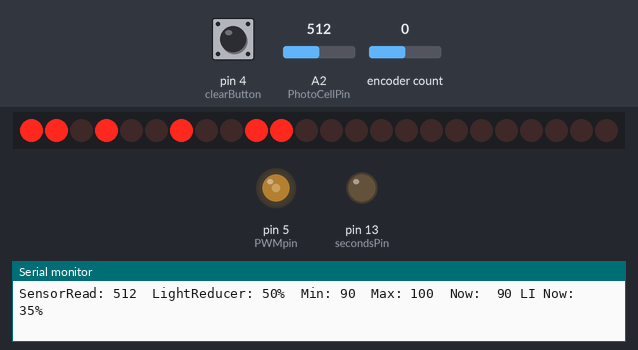
Simulated run of this sketch. Board: Arduino Uno, built with avr-gcc and run on an emulated ATmega328P. Parts: 24 shift-register outputs drawn as a row of LEDs (first output left, lit = HIGH), output pins drawn as LEDs (lit = HIGH), the last lines printed to the serial monitor. Wiring (inferred from the names in the program): 3 × shift register (74HC595): data pin 10; shift clock pin 12; latch pin 11. Wiring (inferred from the signals the program sends): row of LEDs: on Q0, Q1, Q2, Q3, Q4, Q5, Q6, Q7, Q8, Q9, Q10, Q11, Q12, Q13, Q14, Q15, Q16, Q17, Q18, Q19, Q20, Q21, Q22, Q23. Dashed ring = blinking. Inputs (shaded band) come from the test bench; at power-on: pin 4 (clearButton) HIGH, encoder count 0, A2 (PhotoCellPin) = 512. The local clock reads 2024-03-15 10:24:30 at power-on unless the sketch sets it; EEPROM starts erased; pins used as bus, display or sensor lines are not drawn.

Above: at 9.2 s.
9.3 s: pin 4 (clearButton) pulled LOW for 0.15 s
At 9.7 s:
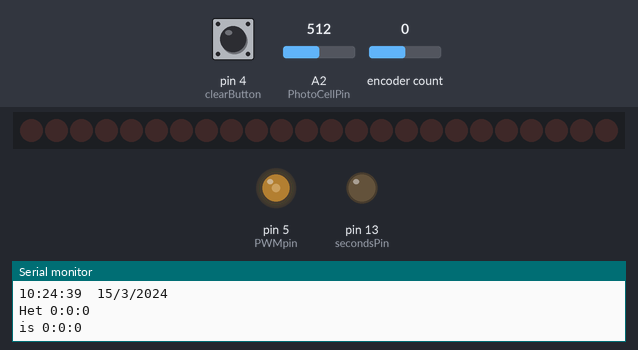
10.0 s: encoder count set to -1
At 10.01 s:
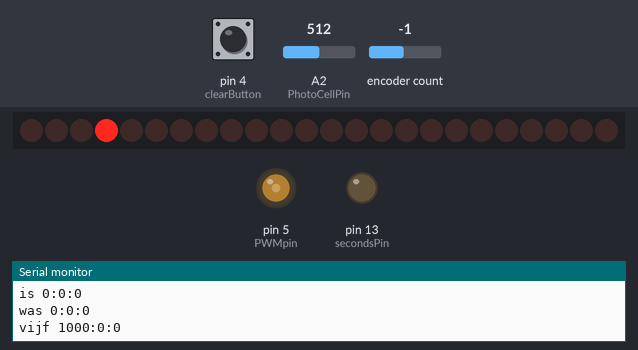
12.2 s: A2 (PhotoCellPin) set to 122
14.4 s: A2 (PhotoCellPin) set to 306
17.8 s: encoder count set to -2
At 19.1 s:
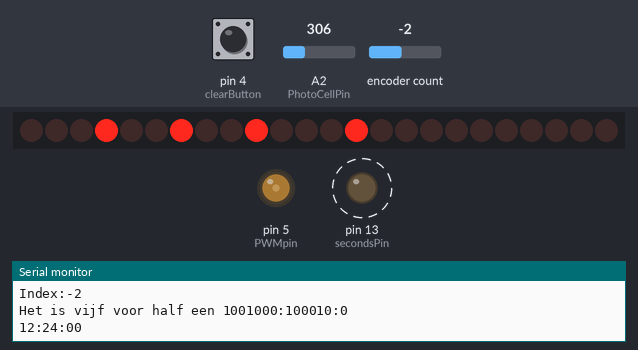
19.7 s: encoder count set to -3
At 20.6 s:
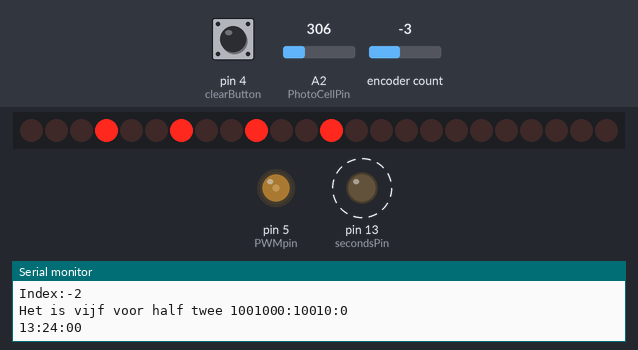
Timing chart, 0 to 22.7 s (numbered marks = the images above; inputs shaded):
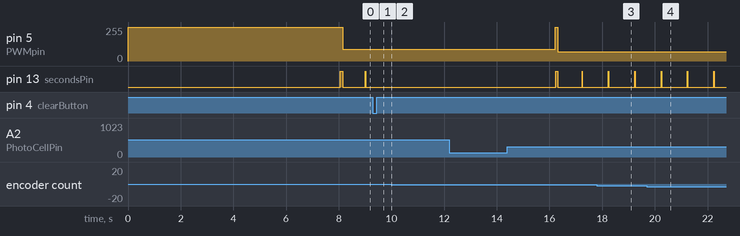

The sketch:

Character_Clock_V065_KlokZW-rotary.ino
```cpp
// ==============================================================================================================================
// Title ..........: Woordklok
// Author(s) ......: Ed Nieuwenhuys
// ===============================================================================================================================

#include <Wire.h>
#include <SPI.h>
#include <RTClib.h>
#include <Encoder.h>
#include <EEPROM.h>

#define HET	    Serial.print("Het ");       Display1=Display1 | (Toggle_HetWasIs<<0)
#define IS	    Serial.print("is ");        Display1=Display1 | (Toggle_HetWasIs<<1)
#define WAS	    Serial.print("was ");       Display1=Display1 | (Toggle_HetWasIs<<2)
#define MVIJF	  Serial.print("vijf ");      Display1=Display1 | (1<<3)
#define MTIEN   Serial.print("tien ");      Display1=Display1 | (1<<4)
#define KWART	  Serial.print("kwart ");     Display1=Display1 | (1<<5)
#define VOOR	  Serial.print("voor ");      Display1=Display1 | (1<<6)
#define OVER	  Serial.print("over ");      Display1=Display1 | (1<<7)

#define PRECIES Serial.print("precies ");   Display2=Display2 | (1<<0)
#define HALF	  Serial.print("half ");      Display2=Display2 | (1<<1)
#define ELF	    Serial.print("elf ");       Display2=Display2 | (1<<2)
#define VIJF	  Serial.print("vijf ");      Display2=Display2 | (1<<3)
#define TWEE	  Serial.print("twee ");      Display2=Display2 | (1<<4)
#define EEN	    Serial.print("een ");       Display2=Display2 | (1<<5)
#define VIER	  Serial.print("vier ");      Display2=Display2 | (1<<6)
#define TIEN	  Serial.print("tien ");      Display2=Display2 | (1<<7)

#define TWAALF	Serial.print("twaalf ");    Display3=Display3 | (1<<0)
#define DRIE	  Serial.print("drie ");      Display3=Display3 | (1<<1)
#define NEGEN	  Serial.print("negen ");     Display3=Display3 | (1<<2)
#define ACHT	  Serial.print("acht ");      Display3=Display3 | (1<<3)
#define ZES	    Serial.print("zes ");       Display3=Display3 | (1<<4)
#define ZEVEN	  Serial.print("zeven ");     Display3=Display3 | (1<<5)
#define UUR	    Serial.print("uur ");       Display3=Display3 | (1<<6)
#define EDSOFT	Serial.print("Edsoft ");    Display3=Display3 | (1<<7)

// Digital hardware constants ----
enum PinAssignments {
  encoderPinB  = 2,               // left (labeled CLK on decoder)
  encoderPinA  = 3,               // right (labeled DT on decoder)
  clearButton  = 4,               // switch (labeled SW on decoder)
  PWMpin       = 5,               // Pin that controle PWM signal on BC327 transistor to dim light
  Empty6       = 6,               //
  Empty7       = 7,               //
  Empty        = 8,               //
  AMPMpin      = 9,               // define pin voor AM PM Led
  LEDDataPin   = 10,              // blauw
  LEDStrobePin = 11,              // groen
  LEDClockPin  = 12,              // geel
  secondsPin   = 13
};
// Analogue hardware constants ---
int PhotoCellPin = 2;             //define a Analogue pin for Photo resistor input

#define BRIGHTNESS  200           // BRIGHTNESS 0 - 255
byte BrightnessCalcFromLDR = BRIGHTNESS;

//KY-040 rotary encoder ----------
Encoder myEnc(2, 3);
long oldPosition  = -999;
long Looptime, Time;
                                  // Photocell ---------------------
byte RotaryPress  = 1;
unsigned long RotaryPressTimer = 0;
float LightReducer = 1.00 ;       // Factor to dim ledintensity with. Between 0.1 and 1 in steps of 0.05
int OutPhotocell;                 // stores reading of photocell;
int MinPhotocell=100;             // stores minimum reading of photocell;
int MaxPhotocell=100;             // stores maximum reading of photocell;
                                  // Clock -------------------------
static unsigned long msTick =0;   // the number of millisecond ticks since we last incremented the second counter
int  count;
int  Delaytime = 200;
byte Display1=0, Display2=0, Display3=0;
byte second, minute, hour, dayOfWeek, dayOfMonth, month, year;
byte lastminute=0, lasthour = 0, sayhour=0;

byte Toggle_HetWasIs        = 1;  // Turn On/Off HetIsWas lights
byte Toggle_HetWasIsUit     = 0;  // Turn off HetIsWas after 10 sec
byte SecPulse               = 0;  // give a pulse to the second led
RTC_DS1307 RTC;
DateTime now;

void SWversion(void)
{
Serial.println(F("======================================="));
Serial.println(F("Title ..........: Woordklok zwartwit met rorary KY-040"));
Serial.println(F("Author    ......: Ed Nieuwenhuys"));
Serial.println(F("Version.........: 0.65"));
Serial.println(F("Changes.........: 0.27-->0.40 read clock every second instead of every hour"));
Serial.println(F("Changes.........: 0.27-->0.40 Encoder turn writes time directly to clock"));
Serial.println(F("Changes.........: 0.42 toggle HetWasIs"));
Serial.println(F("Changes.........: 0.43 Added PWM on Pin5 to control dimming "));
Serial.println(F("Changes.........: 0.48 Minor changes"));
Serial.println(F("Changes.........: 0.49 rotary encoder improved"));
Serial.println(F("Changes.........: 0.50 Stable and organised coding"));
Serial.println(F("Changes.........: 0.51 (SQRT (long)analog read *  63.5) for less lineair dimming"));
Serial.println(F("Changes.........: 0.52 Changed rotary pins"));
Serial.println(F("Changes.........: 0.54 Coding voor Klok 3 en 5"));
Serial.println(F("Changes.........: 0.60 Nieuwe display format. Hetiswas na 10 sec uit "));
Serial.println(F("Changes.........: 0.61 Pinchanges"));
Serial.println(F("Changes.........: 0.63 Ebben klok No13"));
Serial.println(F("Changes.........: 0.64 Light reducer ingebouwd"));
Serial.println(F("Changes.........: 0.65 Programma aangepast voor standaard front en KY-040 rotary-besturing ingebouwd"));
  Serial.print(F(  "LightReducer: ")); Serial.println(LightReducer);
Serial.println(F("========================================"));
}
// --------------------------- SETUP ----------------------------------
void setup()
{
//   Debug = 0;
                                               // initialise the hardware // initialize the appropriate pins as outputs:
  pinMode(LEDClockPin,    OUTPUT);
  pinMode(LEDDataPin,     OUTPUT);
  pinMode(LEDStrobePin,   OUTPUT);
  pinMode(PWMpin,         OUTPUT);
  pinMode(secondsPin,     OUTPUT );
  pinMode(clearButton,    INPUT_PULLUP);
  Serial.begin(9600);                          // setup the serial port to 9600 baud
  analogWrite(PWMpin, 255);                    // the duty cycle: between 0 (lights off) and 255 (light full on).
  Wire.begin();
  RTC.begin();
  DateTime now = RTC.now();
  DateTime compiled = DateTime(__DATE__, __TIME__);
  if (now.unixtime() < compiled.unixtime())
  {
   Serial.println("RTC is older than compile time! Updating");         // following line sets the RTC to the date & time this sketch was compiled
   RTC.adjust(DateTime(__DATE__, __TIME__));
  }
 // Serial.print(F(  "LightReducer: ")); Serial.println(EEPROM.read(0));
  if (EEPROM.read(0) <10 || EEPROM.read(0) > 100) EEPROM.write(0, 50);  // default intensity for this clock
  LightReducer = ((float) EEPROM.read(0) / 100);                       // store it is the work variabele

  Looptime = millis();                         // Used in KY-040 rotary
  SWversion();                                 // Display the version number of the software
  Selftest();                                  // Play the selftest
  GetTijd(1);                                  // Get the time and print it to serial
}

//------------------------------- LOOP -----------------------------------
void loop(void)
{
 if ( millis() - msTick >999)                // Flash the onboard Pin 13 Led so we know something is happening
   {
    msTick=millis();                          // second++;
    ++SecPulse;                               // blinks Led13 in function DimLeds
    GetTijd(0);                               // synchronize time with RTC clock
    if (Toggle_HetWasIsUit == 2 && second > 10) Toggle_HetWasIs = 0;   else Toggle_HetWasIs = 1;  // HET IS WAS staat aan
    if (Toggle_HetWasIsUit == 0 ) Toggle_HetWasIs = 1;                                            // HET IS WAS staat uit
    if (Toggle_HetWasIsUit == 1 ) Toggle_HetWasIs = 0;                                            // HET IS WAS gaat uit na 10 sec over elke minuut
 //   Displaytime();
 //  Serial.print(Toggle_HetWasIsUit);    Serial.print(" : ");     Serial.print(Toggle_HetWasIs); Serial.print(" : ");
   }
 if (minute != lastminute)                  //show time every minute
  {
   lastminute = minute;
   Displaytime();
   Print_RTC_tijd();
  }
 if (hour != lasthour) {lasthour = hour;}
 DimLeds();                                 //Led Intensity Control + seconds tick

//------------------------ ky-040 rotary encoder -------------------------
// If button pressed, 60 sec after start ATMEGA, then there are 60 seconds to adjust the light intensity.
// RotaryPressTimer is the time in millisec after start ATMEGA

 long encoderPos = myEnc.read()/2;
 if (encoderPos && (millis() - Looptime >10))
  {
   Serial.print("Index:");
   Serial.println(encoderPos, DEC);
   if (encoderPos >0)                                                     // increase the MINUTES
   {
    if ( millis() > 60000 && (millis() - RotaryPressTimer) < 60000)       // If time < 60 sec then adjust light intensity factor
     {
      LightReducer += 0.05;
      if (LightReducer > 1.00 ) LightReducer = 1.00;
      EEPROM.write(0, (int) (LightReducer * 100));                       // Store the value (0-100) in permanent EEPROM memory at address 0
      Serial.print(millis() - RotaryPressTimer); Serial.print(" msec -++------ ");
      Serial.print(LightReducer * 100); Serial.println("%");
     }
     else
     {
      if( ++minute >59) minute=0;
      RTC.adjust(DateTime(now.year(), now.month(), now.day(), hour, minute, 0));
      GetTijd(0);                                                        // synchronize time with RTC clock
      Displaytime();
      Print_tijd();
     }
   delay(200);                                                            // delay to prevent bouncing
   myEnc.write(0);                                                        // Set encoder pos back to 0
   }
  if (encoderPos <0)                                                     // increase the HOURS
   {
    if (millis() > 60000 &&  (millis() - RotaryPressTimer) < 60000)      // If time < 60 sec then adjust light intensity factor
     {
      LightReducer -= 0.05;
      if (LightReducer < 0.00 ) LightReducer = 0.05;
      EEPROM.write(0, (int) (LightReducer * 100));                       // Store the value (0-100) in permanent EEPROM memory at address 0
      Serial.print(millis() - RotaryPressTimer); Serial.print(" msec ------- ");
      Serial.print(LightReducer * 100); Serial.println("%");
     }
     else
     {
     if( ++hour >23) hour = 0;
//     minute=0;
     RTC.adjust(DateTime(now.year(), now.month(), now.day(), hour, minute, 0));
     GetTijd(0);                                                          // synchronize time with RTC clock
     Displaytime();
     Print_tijd();
    }
   }
  delay(200);                                                            // delay to prevent bouncing
  myEnc.write(0);                                                        // Set encoder pos back to 0

  }
  if (digitalRead(clearButton) == LOW )                                  // set the time by pressing rotary button
  {
    RotaryPressTimer =  millis();                                        // If time < 60 sec then adjust light intensity factor
    if(++Toggle_HetWasIsUit >= 3)  { Toggle_HetWasIsUit=0; Toggle_HetWasIs = 0;} // On
    if  (Toggle_HetWasIsUit == 1)  {                       Toggle_HetWasIs = 0;} // Off
    if  (Toggle_HetWasIsUit == 2)  { Play_Lights();        Toggle_HetWasIs = 0;} // Off after 10 sec
    Serial.print("Toggle_HetWasIsUit: ");   Serial.println(Toggle_HetWasIsUit);
    Serial.print("Toggle_HetWasIs: ");      Serial.println(Toggle_HetWasIs);
    Selftest();
    Displaytime();
   }
 Looptime = millis();
}
//------------------------------- End LOOP

void Selftest(void){

 // if (Debug) {  Serial.print("Self test in : ");}
  // start by clearing the display to a known state
  GetTijd(1); //Prints time in Serial monitor
  LedsOff();
  HET;     Laatzien();
  IS;      Laatzien();
  WAS;     Laatzien();
  MVIJF;   Laatzien();
  MTIEN;   Laatzien();
  KWART;   Laatzien();
  VOOR;    Laatzien();
  OVER;    Laatzien();
  PRECIES; Laatzien();
  HALF;    Laatzien();
  ELF;     Laatzien();
  VIJF;    Laatzien();
  TWEE;    Laatzien();
  EEN;     Laatzien();
  VIER;    Laatzien();
  TIEN;    Laatzien();
  TWAALF;  Laatzien();
  DRIE;    Laatzien();
  NEGEN;   Laatzien();
  ACHT;    Laatzien();
  ZES;     Laatzien();
  ZEVEN;   Laatzien();
  UUR;     Laatzien();
  EDSOFT;  Laatzien();

  for(int i=0; i<2; i++)
  {
    Display1=255;   Display2=255;   Display3=255;  Laatzien();
    Display1=0;     Display2=0;     Display3=0;    Laatzien();
  }
  Play_Lights();
  Displaytime();
}
// -------------------------- End Selftest
//--------------------------- Time functions --------------------------
void Displaytime(void)
{
 LedsOff();                                  // start by clearing the display to a known state
 HET;                                        // HET light is always on
 switch (minute)
 {
  case  0: IS;  PRECIES; UUR; break;
  case  1: IS;  UUR;  break;
  case  2:
  case  3: WAS; UUR; break;
  case  4:
  case  5:
  case  6: IS;  MVIJF; OVER; break;
  case  7:
  case  8: WAS; MVIJF; OVER; break;
  case  9:
  case 10:
  case 11: IS;  MTIEN; OVER; break;
  case 12:
  case 13: WAS; MTIEN; OVER; break;
  case 14:
  case 15:
  case 16: IS;  KWART; OVER; break;
  case 17:
  case 18: WAS; KWART; OVER; break;
  case 19:
  case 20:
  case 21: IS;  MTIEN; VOOR; HALF; break;
  case 22:
  case 23: WAS; MTIEN; VOOR; HALF; break;
  case 24:
  case 25:
  case 26: IS;  MVIJF; VOOR; HALF; break;
  case 27:
  case 28: WAS; MVIJF; VOOR; HALF; break;
  case 29: IS;  HALF; break;
  case 30: IS;  PRECIES; HALF; break;
  case 31: IS;  HALF; break;
  case 32:
  case 33: WAS; HALF; break;
  case 34:
  case 35:
  case 36: IS;  MVIJF; OVER; HALF; break;
  case 37:
  case 38: WAS; MVIJF; OVER; HALF; break;
  case 39:
  case 40:
  case 41: IS;  MTIEN; OVER; HALF; break;
  case 42:
  case 43: WAS; MTIEN; OVER; HALF; break;
  case 44:
  case 45:
  case 46: IS;  KWART; VOOR; break;
  case 47:
  case 48: WAS; KWART; VOOR; break;
  case 49:
  case 50:
  case 51: IS;  MTIEN; VOOR;  break;
  case 52:
  case 53: WAS; MTIEN; VOOR;  break;
  case 54:
  case 55:
  case 56: IS;  MVIJF; VOOR; break;
  case 57:
  case 58: WAS; MVIJF; VOOR; break;
  case 59: IS;  UUR; break;
}
if (hour >=0 && hour <12) digitalWrite(AMPMpin,0); else digitalWrite(AMPMpin,1);

sayhour = hour;
if (minute > 18 ) sayhour = hour+1;
if (sayhour == 24) sayhour = 0;

switch (sayhour)
{
 case 13:
 case 1: EEN; break;
 case 14:
 case 2: TWEE; break;
 case 15:
 case 3: DRIE; break;
 case 16:
 case 4: VIER; break;
 case 17:
 case 5: VIJF; break;
 case 18:
 case 6: ZES; break;
 case 19:
 case 7: ZEVEN; break;
 case 20:
 case 8: ACHT; break;
 case 21:
 case 9: NEGEN; break;
 case 22:
 case 10: TIEN; break;
 case 23:
 case 11: ELF; break;
 case 0:
 case 12: TWAALF; break;
 }
WriteLEDs();
}

void GetTijd(byte printit)
{
 now =    RTC.now();
 hour =   now.hour();
 minute = now.minute();
 second = now.second();
 if (hour > 24) { hour = 12; minute = 30; second = 30;}
 if (printit)  Print_RTC_tijd();
}

void Print_RTC_tijd(void)
{
  now = RTC.now();
  if (now.hour() < 10) Serial.print("0");
  Serial.print(now.hour(), DEC);
  Serial.print(":");
  if (now.minute() < 10) Serial.print("0");
  Serial.print(now.minute(), DEC);
  Serial.print(":");
  if (now.second() < 10) Serial.print("0");
  Serial.print(now.second(), DEC);
  Serial.print("  ");
  Serial.print(now.day(), DEC);
  Serial.print("/");
  Serial.print(now.month(), DEC);
  Serial.print("/");
  Serial.println(now.year(), DEC);
}

void Print_tijd(void)
{
  if (hour < 10) Serial.print("0");
  Serial.print(hour);
  Serial.print(":");
  if (minute < 10) Serial.print("0");
  Serial.print(minute);
  Serial.print(":");
  if (second < 10) Serial.print("0");
  Serial.println(second);
}

void SetTime(void)
{
 RTC.adjust(DateTime(now.year(), now.month(), now.day(), hour, minute, 0));
 GetTijd(0);                               // synchronize time with RTC clock
 Displaytime();
 Print_tijd();
 delay(300);
}
// ------------------- End  Time functions

// --------------------Light functions -----------------------------------
void LedsOff(void){  Display1=0;  Display2=0;  Display3=0; }

void WriteLEDs(void)
{                          // Write the actual values to the hardware
 digitalWrite(LEDStrobePin,LOW);
 shiftOut(LEDDataPin, LEDClockPin, MSBFIRST, Display3);
 shiftOut(LEDDataPin, LEDClockPin, MSBFIRST, Display2);
 shiftOut(LEDDataPin, LEDClockPin, MSBFIRST, Display1);
 digitalWrite(LEDStrobePin,HIGH);
 delay(2);
 Serial.print(Display1, BIN);
 Serial.print(":");
 Serial.print(Display2, BIN);
 Serial.print(":");
 Serial.println(Display3, BIN);
}

void Laatzien(){ WriteLEDs();  delay(Delaytime);  LedsOff(); }

void DimLeds()
{                                                // dim the leds by PWM and tick the seconds on pin 13
 if (SecPulse)
 {
  digitalWrite(secondsPin,HIGH);                // tick the second on pin 13
  delayMicroseconds(500);
  int LDR_read = analogRead(PhotoCellPin);
                                               // Read lightsensor
  OutPhotocell = (int) (LightReducer * sqrt( (float) 63.5 * constrain(LDR_read,10,1023))); // filter out of strange results and set minimum brightness
  MinPhotocell = MinPhotocell > OutPhotocell ? OutPhotocell : MinPhotocell;
  MaxPhotocell = MaxPhotocell < OutPhotocell ? OutPhotocell : MaxPhotocell;
  Serial.print(F("SensorRead: "));       Serial.print(LDR_read);
  Serial.print(F("  LightReducer: "));   Serial.print((int) (LightReducer * 100));
  Serial.print(F("%  Min: "));           Serial.print(MinPhotocell);
  Serial.print(F("  Max: "));            Serial.print(MaxPhotocell);
  Serial.print(F("  Now:  "));           Serial.print(OutPhotocell);
  BrightnessCalcFromLDR = constrain(OutPhotocell, 30 , 255);                 // filter out of strange results
  Serial.print(F(" LI Now:  "));         Serial.print(( int) (BrightnessCalcFromLDR/2.55));
  Serial.println(F("%"));
                                                // write PWM
  analogWrite(PWMpin, BrightnessCalcFromLDR);
  digitalWrite(secondsPin,LOW);
 }
 SecPulse = 0;
}

void Play_Lights()
{
  Display1=255;   Display2=255;   Display3=255; Laatzien();
  for (int n=255 ; n>=0; n--) { analogWrite(PWMpin, n); delay(2);}    // the duty cycle: between 0 (lights off) and 255 (light full on).
  for (int n=0 ; n<=255; n++) { analogWrite(PWMpin, n); delay(2);}
  LedsOff();
}
// --------------------End Light functions
```
